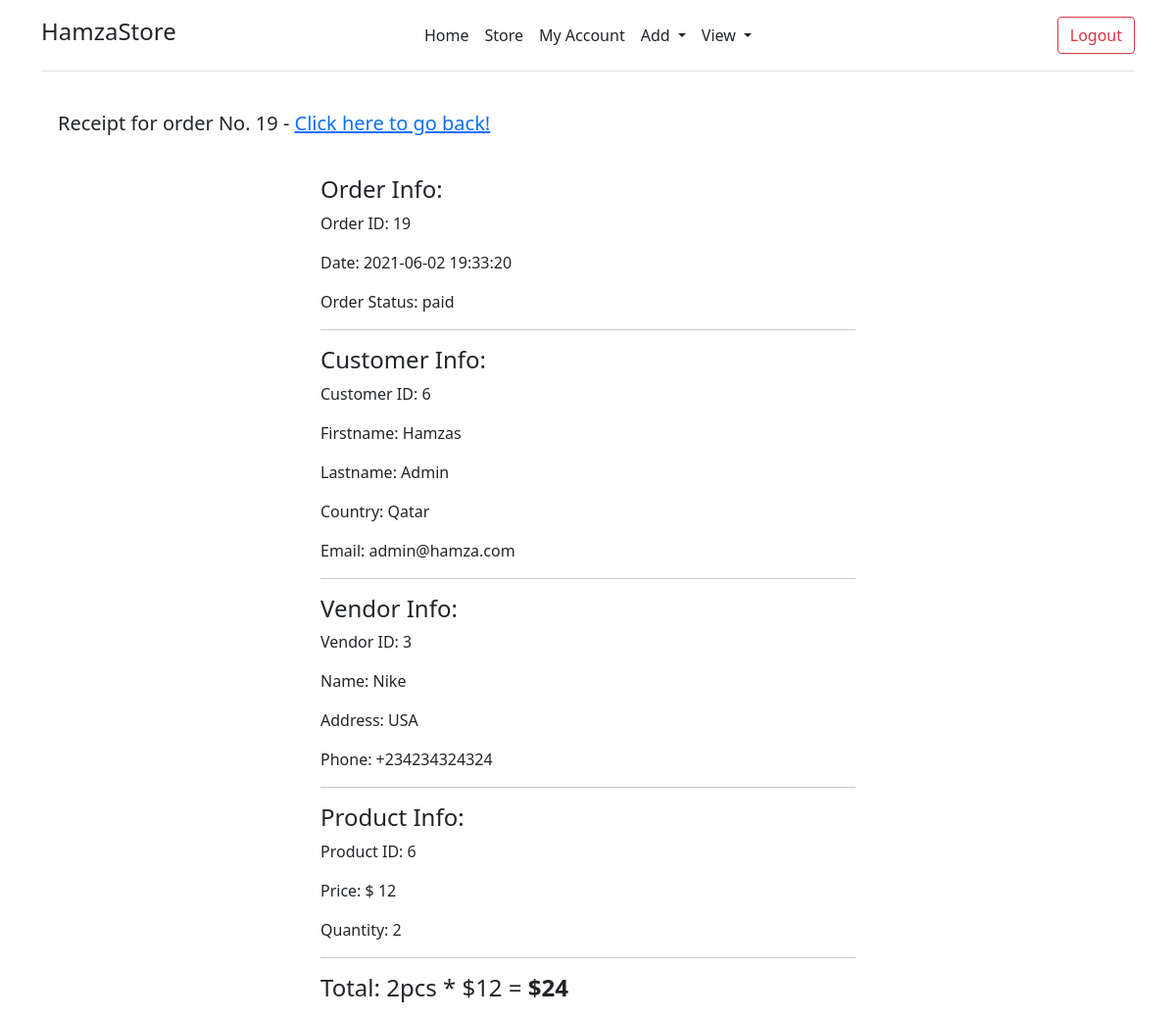
Screenshot of /receipt.php?orderid=19 (signed in) with the database file from the repository.
### tables this page shows
CREATE TABLE `orders` (
  `orderID` int(5) NOT NULL,
  `productID` int(5) NOT NULL,
  `quantity` int(5) NOT NULL,
  `orderTotal` float NOT NULL,
  `userID` int(5) NOT NULL,
  `orderDate` timestamp NOT NULL DEFAULT current_timestamp(),
  `orderStatus` varchar(6) NOT NULL DEFAULT 'unpaid',
  `orderDiscount` varchar(5) NOT NULL DEFAULT 'false'
);

CREATE TABLE `users` (
  `userID` int(11) NOT NULL,
  `email` varchar(45) DEFAULT NULL,
  `firstname` varchar(45) DEFAULT NULL,
  `lastname` varchar(45) DEFAULT NULL,
  `password` varchar(100) DEFAULT NULL,
  `country` varchar(45) DEFAULT NULL,
  `gender` varchar(6) DEFAULT NULL,
  `role` varchar(10) NOT NULL DEFAULT 'user'
);

CREATE TABLE `vendors` (
  `vendorID` int(120) NOT NULL,
  `vendorname` varchar(45) DEFAULT NULL,
  `address` varchar(100) DEFAULT NULL,
  `phone` varchar(20) DEFAULT NULL
);

CREATE TABLE `products` (
  `productID` int(11) NOT NULL,
  `productname` varchar(100) NOT NULL,
  `description` varchar(200) NOT NULL,
  `price` float NOT NULL,
  `quantity` int(11) NOT NULL,
  `vendorID` int(11) NOT NULL,
  `image` varchar(1000) NOT NULL
);

### includes/resources.php (called while the page is built, shortened)
<?php
    function viewProductID($con, $productid){
        $sql = "SELECT * FROM products WHERE productID = $productid";
        return $con -> query($sql);
    }
    function viewVendorID($con, $vendorID){
        $sql = "SELECT * FROM vendors WHERE vendorID = $vendorID";
        return $con -> query($sql);
    }
    function viewUserID($con, $userid){
        $sql = "SELECT * FROM users WHERE userID = $userid";
        return $con -> query($sql);
    }
    function viewOrderID($con, $orderid){
        $sql = "SELECT * FROM orders WHERE orderID = $orderid";
        return $con -> query($sql);
    }
?>

### receipt.php (the view, shortened to what this page needs)
<?php
require_once 'includes/header.php';
require_once 'includes/db.inc.php';
require_once 'includes/resources.php';
if(isset($_GET['orderid'])){
    $orderid = htmlentities(strip_tags($_GET['orderid']));
}
    $order_query = viewOrderID($con, $orderid);
    $order = $order_query -> fetch_array();
    $productid = $order["productID"];
    $userid = $order["userID"];
    $product_query = viewProductID($con, $productid);
    $product = $product_query -> fetch_array();
    $vendorid = $product["vendorID"];
    $user_query = viewUserID($con, $userid);
    $user = $user_query -> fetch_array();
    $vendor_query = viewVendorID($con, $vendorid);
    $vendor = $vendor_query -> fetch_array();
?>
<div class="container">
<div class="alert" role="alert">
      <h5>Receipt for order No. <?php echo $order["orderID"];?> - <a href="myaccount.php">Click here to go back!</a></h5>
</div>
<div class="row">
<div class="col-md-6 offset-md-3">
     <div class="mb-3">
          <h4>Order Info:</h4>
          <p>Order ID: <?php echo $order["orderID"];?></p>
          <p>Date: <?php echo $order["orderDate"];?></p>
          <p>Order Status: <?php echo $order["orderStatus"];?></p>
          <hr>
          <h4>Customer Info:</h4>
          <p>Customer ID: <?php echo $user["userID"];?></p>
          <p>Firstname: <?php echo $user["firstname"];?></p>
          <p>Lastname: <?php echo $user["lastname"];?></p>
          <p>Country: <?php echo $user["country"];?></p>
          <p>Email: <?php echo $user["email"];?></p>
          <hr>
          <h4>Vendor Info:</h4>
          <p>Vendor ID: <?php echo $vendor["vendorID"];?></p>
          <p>Name: <?php echo $vendor["vendorname"];?></p>
          <p>Address: <?php echo $vendor["address"];?></p>
          <p>Phone: <?php echo $vendor["phone"];?></p>
          <hr>
          <h4>Product Info:</h4>
          <p>Product ID: <?php echo $product["productID"];?></p>
          <p>Price: $ <?php echo $product["price"];?></p>
          <p>Quantity: <?php echo $order["quantity"];?></p>
           <hr>
          <h4>Total: <?php echo $order["quantity"];?>pcs *  $<?php echo $product["price"];?> = <b>$<?php echo $order["quantity"]*$product["price"];?></b></h4>
      </div>
    </div>
    </div>
</div>
<?php
require_once 'includes/footer.php';
?>

### includes/header.php (shortened to what this page needs)
<!DOCTYPE html>
<html lang="en">
<head>
    <link href="https://cdn.jsdelivr.net/npm/bootstrap@5.0.0/dist/css/bootstrap.min.css" rel="stylesheet">
</head>
<body>
<div class="container">
    <header class="d-flex flex-wrap align-items-center justify-content-center justify-content-md-between py-3 mb-4 border-bottom">
      <a href="#" class="d-flex align-items-center col-md-3 mb-2 mb-md-0 text-dark text-decoration-none">
        <h4>HamzaStore</h4>
      </a>
      <ul class="nav col-12 col-md-auto mb-2 justify-content-center mb-md-0">
        <li><a href="home.php" class="nav-link px-2 link-dark">Home</a></li>
        <li><a href="store.php" class="nav-link px-2 link-dark">Store</a></li>
        <li><a href="myaccount.php" class="nav-link px-2 link-dark">My Account</a></li>
        <?php if(isset($_SESSION['role']) && ($_SESSION['role'] == 'admin')) { ?>
          <li class="nav-item dropdown">
        <a class="nav-link px-2 link-dark dropdown-toggle" href="#" id="navbarDropdown" role="button" data-toggle="dropdown" aria-haspopup="true" aria-expanded="false">
          Add
        </a>
      </li>
          <li class="nav-item dropdown">
        <a class="nav-link px-2 link-dark dropdown-toggle" href="#" id="navbarDropdown" role="button" data-toggle="dropdown" aria-haspopup="true" aria-expanded="false">
          View
        </a>
      </li>
        <?php } ?>
      </ul>
      <div class="col-md-3 text-end">
      <?php if(isset($_SESSION['isloggedin'])) { ?>
                <a href="includes/logout.php"><button type="button" class="btn btn-outline-danger">Logout</button></a>
              <?php } else { ?>
                <a href="login.php"><button type="button" class="btn btn-outline-primary me-2">Login</button></a>
                <a href="register.php"><button type="button" class="btn btn-primary">Sign-up</button></a>
            <?php } ?>
      </div>
    </header>
  </div>

### includes/footer.php (shortened to what this page needs)
</body>
</html>

### rows the page displays
orders: orderID "19", orderDate "2021-06-02 19:33:20", orderStatus "paid", quantity "2", $order['quantity']*$product['price'] "24"
users: userID "6", firstname "Hamzas", lastname "Admin", country "Qatar", email "admin@hamza.com"
vendors: vendorID "3", vendorname "Nike", address "USA", phone "+234234324324"
products: productID "6", price "12"
